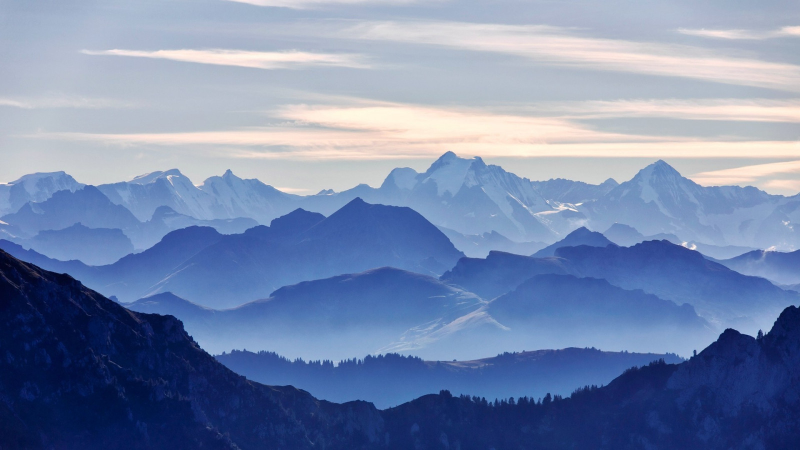
#> input picture Basim_Finals_git/backgrounds/1920x1080_px_blue_mountain_nature-625072.jpg, 1600 x 900 px (shown at 1/2 size); its folder holds only this picture in this run
$ python generate_and_annotate.py   (older library calls are emulated)
#> lines starting #> are read from the running program, lines starting #| are printed output that depends on the picture
import os
from PIL import Image, ImageDraw, ImageFont

def generate_watermarked_images_and_annotations(
    symbol, backgrounds_dir, output_dir, font_path, num_images=10, img_size=(640, 640), rows=5, cols=5
):
    """
    Generate watermarked images with corrected bounding boxes for symbols and YOLO annotations.

    Args:
        symbol (str): The symbol to overlay.
        backgrounds_dir (str): Directory containing background images.
        output_dir (str): Directory to save generated images and annotations.
        font_path (str): Path to the font file that supports the symbols.
        num_images (int): Number of images to generate.
        img_size (tuple): Size to which images will be resized (default: 640x640).
        rows (int): Number of rows for symbol distribution.
        cols (int): Number of columns for symbol distribution.
    """
#> called with symbol = '☂', backgrounds_dir = './backgrounds', output_dir = './output', font_path = 'segoe-ui-symbol.ttf', num_images = 50, img_size = (640, 640), rows = 6, cols = 6
    # Ensure the output directories exist
    images_dir = os.path.join(output_dir, "images")
    labels_dir = os.path.join(output_dir, "labels")
    os.makedirs(images_dir, exist_ok=True)
    os.makedirs(labels_dir, exist_ok=True)

    # Load all background images
    background_files = [f for f in os.listdir(backgrounds_dir) if f.endswith(('jpg', 'png', 'jpeg'))]

    if not background_files:
        print("No background images found in the specified directory.")
        return

    for i in range(num_images):
        # Randomly select a background image
        bg_file = background_files[i % len(background_files)]
        bg_path = os.path.join(backgrounds_dir, bg_file)
        background = Image.open(bg_path).convert("RGBA")

        # Resize the image to the desired size
        background = background.resize(img_size)
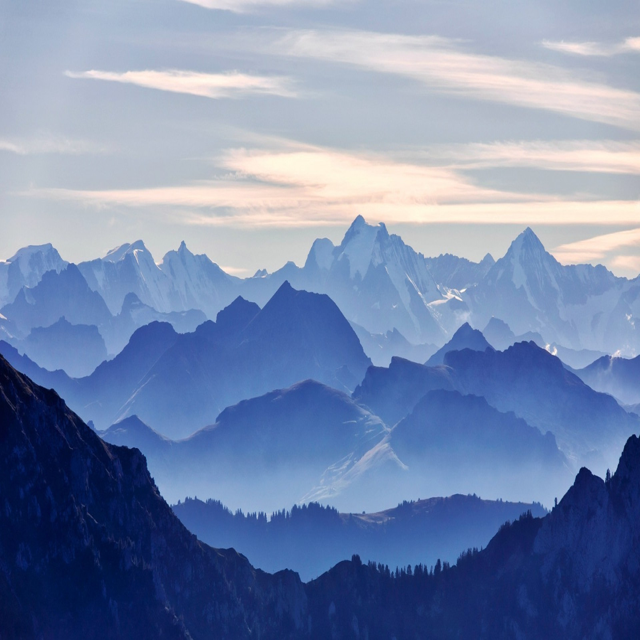
#> background: PIL image 640x640 RGBA; mean R, G, B, A 120.1, 137.3, 173.1, 255

        # Create a drawable overlay
        width, height = background.size
#> width = 640; height = 640
        overlay = Image.new("RGBA", (width, height), (255, 255, 255, 0))
        draw = ImageDraw.Draw(overlay)

        # Calculate grid cell dimensions
        cell_width = width // cols
#> cell_width = 106
        cell_height = height // rows
#> cell_height = 106

        # Prepare annotation data
        annotations = []

        # Evenly distribute symbols
        font_size = min(cell_width, cell_height) // 2  # Font size based on grid cell size
#> font_size = 53
        font = ImageFont.truetype(font_path, font_size)
####################################################################
        for row in range(rows):
            for col in range(cols):
                # Calculate the position for the symbol
                x = col * cell_width + cell_width // 2
                y = row * cell_height + cell_height // 2

                # Measure the rendered symbol's size
                symbol_width, symbol_height = draw.textsize(symbol, font=font)

                # Offset to align symbol rendering (to handle baseline alignment issues)
                text_x = x - symbol_width // 2
                vertical_offset = 12
                text_y = y - symbol_height // 2 - vertical_offset

                # Draw the symbol on the overlay
                draw.text((text_x, text_y), symbol, font=font, fill=(128, 128, 128, 128))

                # Calculate precise bounding box values for YOLO annotation
                shrink_factor = 0.8  # Shrink bounding box by 20%
                w = (symbol_width / width) * shrink_factor
                h = (symbol_height / height) * shrink_factor
                x_center = x / width
                y_center = y / height

                # Save the YOLO annotation for this symbol
                annotations.append(f"0 {x_center:.6f} {y_center:.6f} {w:.6f} {h:.6f}")
#> after the loop, annotations = 36 items


#####################################################################

#########################################################################################

        # Merge the overlay with the background
        watermarked = Image.alpha_composite(background, overlay)
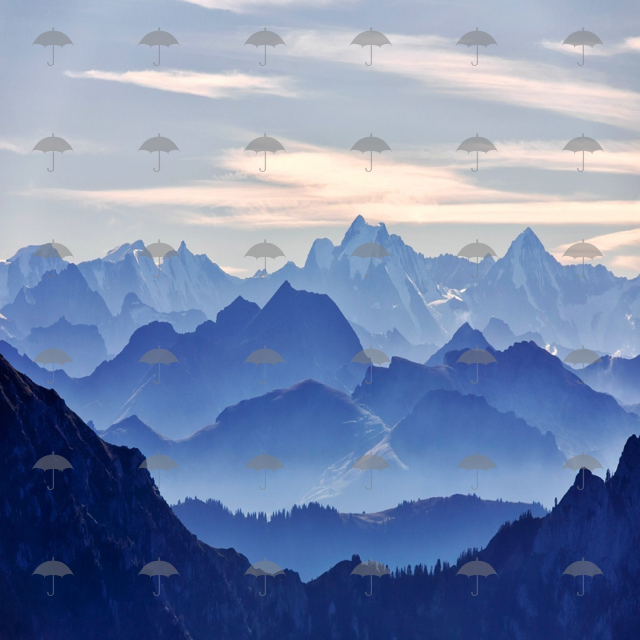
#> watermarked: PIL image 640x640 RGBA; mean R, G, B, A 120.1, 137, 172.1, 255

        # Save the image
        img_output_path = os.path.join(images_dir, f"watermarked0_{i+1}.jpg")
        watermarked.convert("RGB").save(img_output_path)

        # Save the annotations
        label_output_path = os.path.join(labels_dir, f"watermarked0_{i+1}.txt")
        with open(label_output_path, "w") as label_file:
            label_file.write("\n".join(annotations))

        print(f"Saved: {img_output_path} and {label_output_path}")

if __name__ == "__main__":
    # Example usage
    symbol = "☂"  # Specify the symbol to overlay
    backgrounds_dir = "./backgrounds"  # Directory containing background images
    output_dir = "./output"  # Directory to save generated images and annotations
    font_path = "segoe-ui-symbol.ttf"  # Path to a font file that supports the symbol
    num_images = 50  # Number of images to generate
    rows, cols = 6, 6  # Adjust the number of rows and columns for distribution

    generate_watermarked_images_and_annotations(
        symbol, backgrounds_dir, output_dir, font_path, num_images, rows=rows, cols=cols
    )
